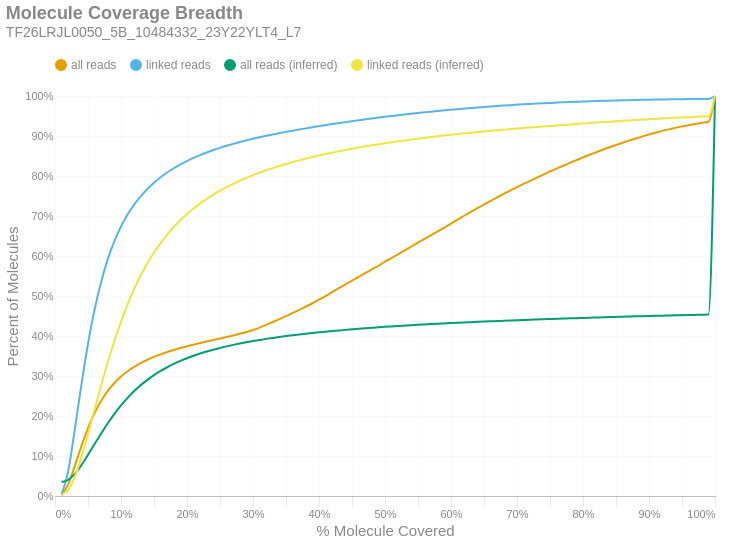

The code cell stored with this chart in its notebook:
### Markdown cell above
### Molecule Read Coverage
This chart shows molecule coverage breadth as computed by the number of bases aligned to that molecule. In other words, "*how much of each unique long molecule is actually sequenced/aligned?*" Keep in mind there is a distinction between sequences and alignments, since some sequences belonging to a particular molecule may not align well and wouldn't appear in the alignment data. This chart also shows molecule coverage breadth as computed by the *inferred fragment* from which the aligned sequences originate. Unlike read coverage, this calculation takes into account the total insert size, including unsequenced gaps between the forward and reverse reads. Like the previous figures, these are cumulative percents.

### Code cell
if SKIPLR:
    print_html(f"Skipped")
else:
    binned_df = consolidated_hist(valids['coverage_bp'], mask, 0.01, True)
    binned_df_inf = consolidated_hist(valids['coverage_inserts'], mask, 0.01, True)
    binned_df = binned_df.with_columns(pl.lit(binned_df_inf['all reads (cumsum)']).alias('all reads (inferred)'))
    binned_df = binned_df.with_columns(pl.lit(binned_df_inf['linked reads (cumsum)']).alias('linked reads (inferred)'))
    binned_df = binned_df.with_columns(
        (pl.col('bin').cast(pl.Float64) + 0.01).alias('right_edge')
    )

    with SafeRender(binned_df):
        (
            density_plot(binned_df, 'Molecule Coverage Breadth', samplename, 'molcov', ['all reads (inferred)','linked reads (inferred)'])
            .encode(
                #x=alt.X('bin:Q', title="% Molecule Covered").axis(format = '%').scale(padding=0),
                x=alt.X('right_edge:Q', title="% Molecule Covered").axis(format='%').scale(padding=0),
                y=alt.Y('value:Q', title='Percent of Molecules')
                    .axis(format='%')
                    .stack(False)
                    .scale(domainMin=0, padding=0),
                color=alt.Color("key:N").scale(domain = ["all reads", "linked reads", "all reads (inferred)", "linked reads (inferred)"]),
                tooltip = [
                    alt.Tooltip("key:N", title = "Data Type"),
                    alt.Tooltip("range_label:N", title="% Molecule Covered"),
                    alt.Tooltip("value:Q", format = ".2%", title="% Molecules")
                ]
            )
        ).display()

### Figure 1 — Vega-Lite specification as saved in the notebook (floating-point values rounded to 4 significant figures)
{"width": "container", "height": 400, "config": {"title": {"anchor": "start", "dy": -15, "fontSize": 18, "color": "#888888", "subtitleColor": "#888888", "subtitleFontSize": 14}, "arc": {"fill": "#0072B2"}, "axis": {"domainColor": "#888888", "domainWidth": 0.5, "gridWidth": 0.2, "grid": false, "titleFontWeight": 400, "titleFontSize": 15, "labelFontSize": 11, "labelColor": "#888888", "tickColor": "#888888", "tickWidth": 0.2, "titleColor": "#888888"}, "axisBand": {"grid": false}, "axisX": {"grid": true, "tickSize": 10, "domainCap": "round"}, "axisY": {"domain": false, "grid": true, "tickSize": 0, "domainCap": "round"}, "background": "transparent", "header": {"labelFontSize": 15, "labelColor": "#888888", "titleFontSize": 15, "titleFontWeight": 600, "titleColor": "#888888"}, "legend": {"labelFont": "sans-serif", "labelFontSize": 12, "labelColor": "#888888", "symbolSize": 100, "symbolType": "circle", "titleFontSize": 12, "titlePadding": 10, "titleColor": "#888888", "title": null, "orient": "top"}, "range": {"category": ["#E69F00", "#56B4E9", "#009E73", "#F0E442", "#0072B2", "#D55E00", "#CC79A7", "#000000"], "diverging": ["#cfe8f3", "#a2d4ec", "#73bfe2", "#46abdb", "#1696d2", "#12719e"]}, "area": {"fill": "#0072B2", "fillOpacity": 0.7, "line": true, "strokeOpacity": 0.7}, "line": {"color": "#0072B2", "stroke": "#0072B2", "strokeWidth": 2}, "trail": {"color": "#0072B2", "stroke": "#0072B2", "strokeWidth": 0, "size": 1}, "point": {"filled": true, "fillOpacity": 1.0, "size": 95}, "text": {"color": "#888888", "fontSize": 11, "align": "right", "fontWeight": 400, "size": 11}, "bar": {"fill": "#0072B2", "stroke": null}, "view": {"stroke": null, "continuousWidth": 660, "continuousHeight": 400}}, "data": {"name": "data-716f9b0bfc37c777d1ca863739b809da"}, "mark": {"type": "line", "interpolate": "monotone", "point": {"opacity": 0, "size": 275}}, "encoding": {"color": {"field": "key", "scale": {"domain": ["all reads", "linked reads", "all reads (inferred)", "linked reads (inferred)"]}, "type": "nominal"}, "tooltip": [{"field": "key", "title": "Data Type", "type": "nominal"}, {"field": "range_label", "title": "% Molecule Covered", "type": "nominal"}, {"field": "value", "format": ".2%", "title": "% Molecules", "type": "quantitative"}], "x": {"axis": {"format": "%"}, "field": "right_edge", "scale": {"padding": 0}, "title": "% Molecule Covered", "type": "quantitative"}, "y": {"axis": {"format": "%"}, "field": "value", "scale": {"domainMin": 0, "padding": 0}, "stack": false, "title": "Percent of Molecules", "type": "quantitative"}}, "params": [{"name": "param_c36ac31b6afebe62", "select": {"type": "point", "fields": ["key"]}, "bind": "legend"}], "title": {"text": "Molecule Coverage Breadth", "subtitle": "TF26LRJL0050_5B_10484332_23Y22YLT4_L7"}, "transform": [{"fold": ["all reads (cumsum)", "linked reads (cumsum)", "all reads (inferred)", "linked reads (inferred)"]}, {"calculate": "replace(datum.key, ' (cumsum)', '')", "as": "key"}, {"filter": {"param": "param_c36ac31b6afebe62"}}], "usermeta": {"embedOptions": {"downloadFileName": "TF26LRJL0050_5B_10484332_23Y22YLT4_L7.molcov"}}, "$schema": "https://vega.github.io/schema/vega-lite/v6.4.1.json", "datasets": {"data-716f9b0bfc37c777d1ca863739b809da": [{"bin": "0.0", "interval": "0.0-0.01", "all reads": 0.001844, "linked reads": 0.003282, "all reads (cumsum)": 0.001844, "linked reads (cumsum)": 0.003282, "range_label": "0.0-0.01", "all reads (inferred)": 0.03485, "linked reads (inferred)": 0.004115, "right_edge": 0.01}, {"bin": "0.01", "interval": "0.01-0.02", "all reads": 0.02703, "linked reads": 0.05894, "all reads (cumsum)": 0.02888, "linked reads (cumsum)": 0.06222, "range_label": "0.01-0.02", "all reads (inferred)": 0.04031, "linked reads (inferred)": 0.01477, "right_edge": 0.02}, {"bin": "0.02", "interval": "0.02-0.03", "all reads": 0.04625, "linked reads": 0.1038, "all reads (cumsum)": 0.07513, "linked reads (cumsum)": 0.166, "range_label": "0.02-0.03", "all reads (inferred)": 0.05518, "linked reads (inferred)": 0.04735, "right_edge": 0.03}, {"bin": "0.03", "interval": "0.03-0.04", "all reads": 0.04933, "linked reads": 0.1119, "all reads (cumsum)": 0.1245, "linked reads (cumsum)": 0.2779, "range_label": "0.03-0.04", "all reads (inferred)": 0.07717, "linked reads (inferred)": 0.09663, "right_edge": 0.04}, {"bin": "0.04", "interval": "0.04-0.05", "all reads": 0.04518, "linked reads": 0.1027, "all reads (cumsum)": 0.1696, "linked reads (cumsum)": 0.3806, "range_label": "0.04-0.05", "all reads (inferred)": 0.1028, "linked reads (inferred)": 0.1546, "right_edge": 0.05}, {"bin": "0.05", "interval": "0.05-0.06", "all reads": 0.03772, "linked reads": 0.0858, "all reads (cumsum)": 0.2074, "linked reads (cumsum)": 0.4664, "range_label": "0.05-0.06", "all reads (inferred)": 0.1299, "linked reads (inferred)": 0.216, "right_edge": 0.06}, {"bin": "0.06", "interval": "0.06-0.07", "all reads": 0.03059, "linked reads": 0.06952, "all reads (cumsum)": 0.2379, "linked reads (cumsum)": 0.5359, "range_label": "0.06-0.07", "all reads (inferred)": 0.1565, "linked reads (inferred)": 0.2765, "right_edge": 0.07}, {"bin": "0.07", "interval": "0.07-0.08", "all reads": 0.02472, "linked reads": 0.05615, "all reads (cumsum)": 0.2627, "linked reads (cumsum)": 0.5921, "range_label": "0.07-0.08", "all reads (inferred)": 0.1818, "linked reads (inferred)": 0.3342, "right_edge": 0.08}, {"bin": "0.08", "interval": "0.08-0.09", "all reads": 0.0198, "linked reads": 0.04493, "all reads (cumsum)": 0.2825, "linked reads (cumsum)": 0.637, "range_label": "0.08-0.09", "all reads (inferred)": 0.2052, "linked reads (inferred)": 0.3877, "right_edge": 0.09}, {"bin": "0.09", "interval": "0.09-0.1", "all reads": 0.01621, "linked reads": 0.03673, "all reads (cumsum)": 0.2987, "linked reads (cumsum)": 0.6737, "range_label": "0.09-0.1", "all reads (inferred)": 0.2264, "linked reads (inferred)": 0.4359, "right_edge": 0.1}, {"bin": "0.1", "interval": "0.1-0.11", "all reads": 0.01324, "linked reads": 0.02986, "all reads (cumsum)": 0.3119, "linked reads (cumsum)": 0.7036, "range_label": "0.1-0.11", "all reads (inferred)": 0.2454, "linked reads (inferred)": 0.4793, "right_edge": 0.11}, {"bin": "0.11", "interval": "0.11-0.12", "all reads": 0.01107, "linked reads": 0.02488, "all reads (cumsum)": 0.323, "linked reads (cumsum)": 0.7285, "range_label": "0.11-0.12", "all reads (inferred)": 0.2623, "linked reads (inferred)": 0.5178, "right_edge": 0.12}, {"bin": "0.12", "interval": "0.12-0.13", "all reads": 0.009426, "linked reads": 0.02098, "all reads (cumsum)": 0.3324, "linked reads (cumsum)": 0.7494, "range_label": "0.12-0.13", "all reads (inferred)": 0.2772, "linked reads (inferred)": 0.5518, "right_edge": 0.13}, {"bin": "0.13", "interval": "0.13-0.14", "all reads": 0.008188, "linked reads": 0.01806, "all reads (cumsum)": 0.3406, "linked reads (cumsum)": 0.7675, "range_label": "0.13-0.14", "all reads (inferred)": 0.2903, "linked reads (inferred)": 0.5817, "right_edge": 0.14}, {"bin": "0.14", "interval": "0.14-0.15", "all reads": 0.007138, "linked reads": 0.01551, "all reads (cumsum)": 0.3478, "linked reads (cumsum)": 0.783, "range_label": "0.14-0.15", "all reads (inferred)": 0.3021, "linked reads (inferred)": 0.6086, "right_edge": 0.15}, {"bin": "0.15", "interval": "0.15-0.16", "all reads": 0.006423, "linked reads": 0.01376, "all reads (cumsum)": 0.3542, "linked reads (cumsum)": 0.7968, "range_label": "0.15-0.16", "all reads (inferred)": 0.3126, "linked reads (inferred)": 0.6323, "right_edge": 0.16}, {"bin": "0.16", "interval": "0.16-0.17", "all reads": 0.005734, "linked reads": 0.01201, "all reads (cumsum)": 0.3599, "linked reads (cumsum)": 0.8088, "range_label": "0.16-0.17", "all reads (inferred)": 0.3219, "linked reads (inferred)": 0.6535, "right_edge": 0.17}, {"bin": "0.17", "interval": "0.17-0.18", "all reads": 0.005153, "linked reads": 0.01058, "all reads (cumsum)": 0.3651, "linked reads (cumsum)": 0.8194, "range_label": "0.17-0.18", "all reads (inferred)": 0.3303, "linked reads (inferred)": 0.6726, "right_edge": 0.18}, {"bin": "0.18", "interval": "0.18-0.19", "all reads": 0.004767, "linked reads": 0.00947, "all reads (cumsum)": 0.3698, "linked reads (cumsum)": 0.8288, "range_label": "0.18-0.19", "all reads (inferred)": 0.3377, "linked reads (inferred)": 0.6895, "right_edge": 0.19}, {"bin": "0.19", "interval": "0.19-0.2", "all reads": 0.004413, "linked reads": 0.008512, "all reads (cumsum)": 0.3742, "linked reads (cumsum)": 0.8373, "range_label": "0.19-0.2", "all reads (inferred)": 0.3445, "linked reads (inferred)": 0.7049, "right_edge": 0.2}, {"bin": "0.2", "interval": "0.2-0.21", "all reads": 0.004123, "linked reads": 0.007801, "all reads (cumsum)": 0.3784, "linked reads (cumsum)": 0.8451, "range_label": "0.2-0.21", "all reads (inferred)": 0.3506, "linked reads (inferred)": 0.7187, "right_edge": 0.21}, {"bin": "0.21", "interval": "0.21-0.22", "all reads": 0.003984, "linked reads": 0.007212, "all reads (cumsum)": 0.3824, "linked reads (cumsum)": 0.8524, "range_label": "0.21-0.22", "all reads (inferred)": 0.3562, "linked reads (inferred)": 0.7315, "right_edge": 0.22}, {"bin": "0.22", "interval": "0.22-0.23", "all reads": 0.003898, "linked reads": 0.006526, "all reads (cumsum)": 0.3862, "linked reads (cumsum)": 0.8589, "range_label": "0.22-0.23", "all reads (inferred)": 0.3613, "linked reads (inferred)": 0.743, "right_edge": 0.23}, {"bin": "0.23", "interval": "0.23-0.24", "all reads": 0.003829, "linked reads": 0.005957, "all reads (cumsum)": 0.3901, "linked reads (cumsum)": 0.8648, "range_label": "0.23-0.24", "all reads (inferred)": 0.3658, "linked reads (inferred)": 0.7534, "right_edge": 0.24}, {"bin": "0.24", "interval": "0.24-0.25", "all reads": 0.003806, "linked reads": 0.005513, "all reads (cumsum)": 0.3939, "linked reads (cumsum)": 0.8704, "range_label": "0.24-0.25", "all reads (inferred)": 0.3701, "linked reads (inferred)": 0.7631, "right_edge": 0.25}, {"bin": "0.25", "interval": "0.25-0.26", "all reads": 0.00366, "linked reads": 0.005114, "all reads (cumsum)": 0.3975, "linked reads (cumsum)": 0.8755, "range_label": "0.25-0.26", "all reads (inferred)": 0.3741, "linked reads (inferred)": 0.7721, "right_edge": 0.26}, {"bin": "0.26", "interval": "0.26-0.27", "all reads": 0.003824, "linked reads": 0.004828, "all reads (cumsum)": 0.4014, "linked reads (cumsum)": 0.8803, "range_label": "0.26-0.27", "all reads (inferred)": 0.3778, "linked reads (inferred)": 0.7804, "right_edge": 0.27}, {"bin": "0.27", "interval": "0.27-0.28", "all reads": 0.00412, "linked reads": 0.004503, "all reads (cumsum)": 0.4055, "linked reads (cumsum)": 0.8848, "range_label": "0.27-0.28", "all reads (inferred)": 0.3812, "linked reads (inferred)": 0.7882, "right_edge": 0.28}, {"bin": "0.28", "interval": "0.28-0.29", "all reads": 0.004555, "linked reads": 0.004238, "all reads (cumsum)": 0.41, "linked reads (cumsum)": 0.889, "range_label": "0.28-0.29", "all reads (inferred)": 0.3844, "linked reads (inferred)": 0.7954, "right_edge": 0.29}, {"bin": "0.29", "interval": "0.29-0.3", "all reads": 0.005123, "linked reads": 0.003994, "all reads (cumsum)": 0.4152, "linked reads (cumsum)": 0.893, "range_label": "0.29-0.3", "all reads (inferred)": 0.3874, "linked reads (inferred)": 0.8021, "right_edge": 0.3}, {"bin": "0.3", "interval": "0.3-0.31", "all reads": 0.005878, "linked reads": 0.003772, "all reads (cumsum)": 0.421, "linked reads (cumsum)": 0.8968, "range_label": "0.3-0.31", "all reads (inferred)": 0.3902, "linked reads (inferred)": 0.8084, "right_edge": 0.31}, {"bin": "0.31", "interval": "0.31-0.32", "all reads": 0.006785, "linked reads": 0.003621, "all reads (cumsum)": 0.4278, "linked reads (cumsum)": 0.9004, "range_label": "0.31-0.32", "all reads (inferred)": 0.3928, "linked reads (inferred)": 0.8143, "right_edge": 0.32}, {"bin": "0.32", "interval": "0.32-0.33", "all reads": 0.007088, "linked reads": 0.003411, "all reads (cumsum)": 0.4349, "linked reads (cumsum)": 0.9038, "range_label": "0.32-0.33", "all reads (inferred)": 0.3952, "linked reads (inferred)": 0.8198, "right_edge": 0.33}, {"bin": "0.33", "interval": "0.33-0.34", "all reads": 0.00725, "linked reads": 0.003282, "all reads (cumsum)": 0.4422, "linked reads (cumsum)": 0.9071, "range_label": "0.33-0.34", "all reads (inferred)": 0.3975, "linked reads (inferred)": 0.825, "right_edge": 0.34}, {"bin": "0.34", "interval": "0.34-0.35", "all reads": 0.007507, "linked reads": 0.00319, "all reads (cumsum)": 0.4497, "linked reads (cumsum)": 0.9103, "range_label": "0.34-0.35", "all reads (inferred)": 0.3997, "linked reads (inferred)": 0.83, "right_edge": 0.35}, {"bin": "0.35", "interval": "0.35-0.36", "all reads": 0.00782, "linked reads": 0.002981, "all reads (cumsum)": 0.4575, "linked reads (cumsum)": 0.9133, "range_label": "0.35-0.36", "all reads (inferred)": 0.4018, "linked reads (inferred)": 0.8347, "right_edge": 0.36}, {"bin": "0.36", "interval": "0.36-0.37", "all reads": 0.007918, "linked reads": 0.002947, "all reads (cumsum)": 0.4654, "linked reads (cumsum)": 0.9162, "range_label": "0.36-0.37", "all reads (inferred)": 0.4038, "linked reads (inferred)": 0.8391, "right_edge": 0.37}, {"bin": "0.37", "interval": "0.37-0.38", "all reads": 0.00817, "linked reads": 0.002851, "all reads (cumsum)": 0.4736, "linked reads (cumsum)": 0.9191, "range_label": "0.37-0.38", "all reads (inferred)": 0.4057, "linked reads (inferred)": 0.8433, "right_edge": 0.38}, {"bin": "0.38", "interval": "0.38-0.39", "all reads": 0.008322, "linked reads": 0.00276, "all reads (cumsum)": 0.4819, "linked reads (cumsum)": 0.9219, "range_label": "0.38-0.39", "all reads (inferred)": 0.4074, "linked reads (inferred)": 0.8473, "right_edge": 0.39}, {"bin": "0.39", "interval": "0.39-0.4", "all reads": 0.008795, "linked reads": 0.002819, "all reads (cumsum)": 0.4907, "linked reads (cumsum)": 0.9247, "range_label": "0.39-0.4", "all reads (inferred)": 0.4091, "linked reads (inferred)": 0.8512, "right_edge": 0.4}, {"bin": "0.4", "interval": "0.4-0.41", "all reads": 0.009249, "linked reads": 0.002572, "all reads (cumsum)": 0.4999, "linked reads (cumsum)": 0.9272, "range_label": "0.4-0.41", "all reads (inferred)": 0.4108, "linked reads (inferred)": 0.8549, "right_edge": 0.41}, {"bin": "0.41", "interval": "0.41-0.42", "all reads": 0.009762, "linked reads": 0.002545, "all reads (cumsum)": 0.5097, "linked reads (cumsum)": 0.9298, "range_label": "0.41-0.42", "all reads (inferred)": 0.4123, "linked reads (inferred)": 0.8584, "right_edge": 0.42}, {"bin": "0.42", "interval": "0.42-0.43", "all reads": 0.009707, "linked reads": 0.002464, "all reads (cumsum)": 0.5194, "linked reads (cumsum)": 0.9323, "range_label": "0.42-0.43", "all reads (inferred)": 0.4139, "linked reads (inferred)": 0.8618, "right_edge": 0.43}, {"bin": "0.43", "interval": "0.43-0.44", "all reads": 0.009479, "linked reads": 0.002435, "all reads (cumsum)": 0.5289, "linked reads (cumsum)": 0.9347, "range_label": "0.43-0.44", "all reads (inferred)": 0.4153, "linked reads (inferred)": 0.8651, "right_edge": 0.44}, {"bin": "0.44", "interval": "0.44-0.45", "all reads": 0.009473, "linked reads": 0.002341, "all reads (cumsum)": 0.5384, "linked reads (cumsum)": 0.937, "range_label": "0.44-0.45", "all reads (inferred)": 0.4167, "linked reads (inferred)": 0.8681, "right_edge": 0.45}, {"bin": "0.45", "interval": "0.45-0.46", "all reads": 0.009348, "linked reads": 0.002342, "all reads (cumsum)": 0.5477, "linked reads (cumsum)": 0.9394, "range_label": "0.45-0.46", "all reads (inferred)": 0.418, "linked reads (inferred)": 0.871, "right_edge": 0.46}, {"bin": "0.46", "interval": "0.46-0.47", "all reads": 0.009204, "linked reads": 0.002248, "all reads (cumsum)": 0.5569, "linked reads (cumsum)": 0.9416, "range_label": "0.46-0.47", "all reads (inferred)": 0.4192, "linked reads (inferred)": 0.8739, "right_edge": 0.47}, {"bin": "0.47", "interval": "0.47-0.48", "all reads": 0.009497, "linked reads": 0.002242, "all reads (cumsum)": 0.5664, "linked reads (cumsum)": 0.9439, "range_label": "0.47-0.48", "all reads (inferred)": 0.4205, "linked reads (inferred)": 0.8766, "right_edge": 0.48}, {"bin": "0.48", "interval": "0.48-0.49", "all reads": 0.009234, "linked reads": 0.002134, "all reads (cumsum)": 0.5756, "linked reads (cumsum)": 0.946, "range_label": "0.48-0.49", "all reads (inferred)": 0.4217, "linked reads (inferred)": 0.8793, "right_edge": 0.49}, {"bin": "0.49", "interval": "0.49-0.5", "all reads": 0.01031, "linked reads": 0.002183, "all reads (cumsum)": 0.586, "linked reads (cumsum)": 0.9482, "range_label": "0.49-0.5", "all reads (inferred)": 0.4229, "linked reads (inferred)": 0.882, "right_edge": 0.5}, {"bin": "0.5", "interval": "0.5-0.51", "all reads": 0.008783, "linked reads": 0.00193, "all reads (cumsum)": 0.5947, "linked reads (cumsum)": 0.9501, "range_label": "0.5-0.51", "all reads (inferred)": 0.4239, "linked reads (inferred)": 0.8844, "right_edge": 0.51}, {"bin": "0.51", "interval": "0.51-0.52", "all reads": 0.009859, "linked reads": 0.001961, "all reads (cumsum)": 0.6046, "linked reads (cumsum)": 0.9521, "range_label": "0.51-0.52", "all reads (inferred)": 0.425, "linked reads (inferred)": 0.8867, "right_edge": 0.52}, {"bin": "0.52", "interval": "0.52-0.53", "all reads": 0.009408, "linked reads": 0.001847, "all reads (cumsum)": 0.614, "linked reads (cumsum)": 0.9539, "range_label": "0.52-0.53", "all reads (inferred)": 0.426, "linked reads (inferred)": 0.889, "right_edge": 0.53}, {"bin": "0.53", "interval": "0.53-0.54", "all reads": 0.009765, "linked reads": 0.001839, "all reads (cumsum)": 0.6238, "linked reads (cumsum)": 0.9558, "range_label": "0.53-0.54", "all reads (inferred)": 0.427, "linked reads (inferred)": 0.8913, "right_edge": 0.54}, {"bin": "0.54", "interval": "0.54-0.55", "all reads": 0.009485, "linked reads": 0.001812, "all reads (cumsum)": 0.6333, "linked reads (cumsum)": 0.9576, "range_label": "0.54-0.55", "all reads (inferred)": 0.428, "linked reads (inferred)": 0.8934, "right_edge": 0.55}, {"bin": "0.55", "interval": "0.55-0.56", "all reads": 0.009652, "linked reads": 0.001678, "all reads (cumsum)": 0.6429, "linked reads (cumsum)": 0.9592, "range_label": "0.55-0.56", "all reads (inferred)": 0.4289, "linked reads (inferred)": 0.8954, "right_edge": 0.56}, {"bin": "0.56", "interval": "0.56-0.57", "all reads": 0.009319, "linked reads": 0.001667, "all reads (cumsum)": 0.6522, "linked reads (cumsum)": 0.9609, "range_label": "0.56-0.57", "all reads (inferred)": 0.4298, "linked reads (inferred)": 0.8974, "right_edge": 0.57}, {"bin": "0.57", "interval": "0.57-0.58", "all reads": 0.009318, "linked reads": 0.001613, "all reads (cumsum)": 0.6615, "linked reads (cumsum)": 0.9625, "range_label": "0.57-0.58", "all reads (inferred)": 0.4307, "linked reads (inferred)": 0.8994, "right_edge": 0.58}, {"bin": "0.58", "interval": "0.58-0.59", "all reads": 0.00963, "linked reads": 0.001637, "all reads (cumsum)": 0.6712, "linked reads (cumsum)": 0.9642, "range_label": "0.58-0.59", "all reads (inferred)": 0.4315, "linked reads (inferred)": 0.9012, "right_edge": 0.59}, {"bin": "0.59", "interval": "0.59-0.6", "all reads": 0.009872, "linked reads": 0.001529, "all reads (cumsum)": 0.6811, "linked reads (cumsum)": 0.9657, "range_label": "0.59-0.6", "all reads (inferred)": 0.4324, "linked reads (inferred)": 0.9031, "right_edge": 0.6}, {"bin": "0.6", "interval": "0.6-0.61", "all reads": 0.009611, "linked reads": 0.00147, "all reads (cumsum)": 0.6907, "linked reads (cumsum)": 0.9672, "range_label": "0.6-0.61", "all reads (inferred)": 0.4332, "linked reads (inferred)": 0.9049, "right_edge": 0.61}, {"bin": "0.61", "interval": "0.61-0.62", "all reads": 0.00998, "linked reads": 0.001441, "all reads (cumsum)": 0.7006, "linked reads (cumsum)": 0.9686, "range_label": "0.61-0.62", "all reads (inferred)": 0.4339, "linked reads (inferred)": 0.9066, "right_edge": 0.62}, {"bin": "0.62", "interval": "0.62-0.63", "all reads": 0.00966, "linked reads": 0.001406, "all reads (cumsum)": 0.7103, "linked reads (cumsum)": 0.97, "range_label": "0.62-0.63", "all reads (inferred)": 0.4347, "linked reads (inferred)": 0.9083, "right_edge": 0.63}, {"bin": "0.63", "interval": "0.63-0.64", "all reads": 0.009332, "linked reads": 0.001318, "all reads (cumsum)": 0.7196, "linked reads (cumsum)": 0.9713, "range_label": "0.63-0.64", "all reads (inferred)": 0.4354, "linked reads (inferred)": 0.9099, "right_edge": 0.64}, {"bin": "0.64", "interval": "0.64-0.65", "all reads": 0.009112, "linked reads": 0.001247, "all reads (cumsum)": 0.7287, "linked reads (cumsum)": 0.9726, "range_label": "0.64-0.65", "all reads (inferred)": 0.4361, "linked reads (inferred)": 0.9115, "right_edge": 0.65}, {"bin": "0.65", "interval": "0.65-0.66", "all reads": 0.009205, "linked reads": 0.001269, "all reads (cumsum)": 0.738, "linked reads (cumsum)": 0.9738, "range_label": "0.65-0.66", "all reads (inferred)": 0.4368, "linked reads (inferred)": 0.913, "right_edge": 0.66}, {"bin": "0.66", "interval": "0.66-0.67", "all reads": 0.00856, "linked reads": 0.001133, "all reads (cumsum)": 0.7465, "linked reads (cumsum)": 0.975, "range_label": "0.66-0.67", "all reads (inferred)": 0.4375, "linked reads (inferred)": 0.9144, "right_edge": 0.67}, {"bin": "0.67", "interval": "0.67-0.68", "all reads": 0.008823, "linked reads": 0.001097, "all reads (cumsum)": 0.7553, "linked reads (cumsum)": 0.9761, "range_label": "0.67-0.68", "all reads (inferred)": 0.4382, "linked reads (inferred)": 0.9159, "right_edge": 0.68}, {"bin": "0.68", "interval": "0.68-0.69", "all reads": 0.008424, "linked reads": 0.001062, "all reads (cumsum)": 0.7638, "linked reads (cumsum)": 0.9771, "range_label": "0.68-0.69", "all reads (inferred)": 0.4388, "linked reads (inferred)": 0.9173, "right_edge": 0.69}, {"bin": "0.69", "interval": "0.69-0.7", "all reads": 0.00839, "linked reads": 0.001031, "all reads (cumsum)": 0.7721, "linked reads (cumsum)": 0.9782, "range_label": "0.69-0.7", "all reads (inferred)": 0.4395, "linked reads (inferred)": 0.9187, "right_edge": 0.7}, {"bin": "0.7", "interval": "0.7-0.71", "all reads": 0.007952, "linked reads": 0.001024, "all reads (cumsum)": 0.7801, "linked reads (cumsum)": 0.9792, "range_label": "0.7-0.71", "all reads (inferred)": 0.4401, "linked reads (inferred)": 0.9201, "right_edge": 0.71}, {"bin": "0.71", "interval": "0.71-0.72", "all reads": 0.00784, "linked reads": 0.0009165, "all reads (cumsum)": 0.7879, "linked reads (cumsum)": 0.9801, "range_label": "0.71-0.72", "all reads (inferred)": 0.4407, "linked reads (inferred)": 0.9214, "right_edge": 0.72}, {"bin": "0.72", "interval": "0.72-0.73", "all reads": 0.007913, "linked reads": 0.0009326, "all reads (cumsum)": 0.7959, "linked reads (cumsum)": 0.981, "range_label": "0.72-0.73", "all reads (inferred)": 0.4412, "linked reads (inferred)": 0.9226, "right_edge": 0.73}, {"bin": "0.73", "interval": "0.73-0.74", "all reads": 0.007589, "linked reads": 0.0008793, "all reads (cumsum)": 0.8034, "linked reads (cumsum)": 0.9819, "range_label": "0.73-0.74", "all reads (inferred)": 0.4418, "linked reads (inferred)": 0.9239, "right_edge": 0.74}, {"bin": "0.74", "interval": "0.74-0.75", "all reads": 0.007854, "linked reads": 0.0008141, "all reads (cumsum)": 0.8113, "linked reads (cumsum)": 0.9827, "range_label": "0.74-0.75", "all reads (inferred)": 0.4424, "linked reads (inferred)": 0.9252, "right_edge": 0.75}, {"bin": "0.75", "interval": "0.75-0.76", "all reads": 0.007154, "linked reads": 0.0007391, "all reads (cumsum)": 0.8184, "linked reads (cumsum)": 0.9835, "range_label": "0.75-0.76", "all reads (inferred)": 0.443, "linked reads (inferred)": 0.9264, "right_edge": 0.76}, {"bin": "0.76", "interval": "0.76-0.77", "all reads": 0.007184, "linked reads": 0.0007173, "all reads (cumsum)": 0.8256, "linked reads (cumsum)": 0.9842, "range_label": "0.76-0.77", "all reads (inferred)": 0.4436, "linked reads (inferred)": 0.9277, "right_edge": 0.77}, {"bin": "0.77", "interval": "0.77-0.78", "all reads": 0.007099, "linked reads": 0.0006907, "all reads (cumsum)": 0.8327, "linked reads (cumsum)": 0.9849, "range_label": "0.77-0.78", "all reads (inferred)": 0.4441, "linked reads (inferred)": 0.9289, "right_edge": 0.78}, {"bin": "0.78", "interval": "0.78-0.79", "all reads": 0.006824, "linked reads": 0.0006479, "all reads (cumsum)": 0.8396, "linked reads (cumsum)": 0.9855, "range_label": "0.78-0.79", "all reads (inferred)": 0.4446, "linked reads (inferred)": 0.9301, "right_edge": 0.79}, {"bin": "0.79", "interval": "0.79-0.8", "all reads": 0.007103, "linked reads": 0.0006093, "all reads (cumsum)": 0.8467, "linked reads (cumsum)": 0.9861, "range_label": "0.79-0.8", "all reads (inferred)": 0.4452, "linked reads (inferred)": 0.9313, "right_edge": 0.8}, {"bin": "0.8", "interval": "0.8-0.81", "all reads": 0.006381, "linked reads": 0.0006163, "all reads (cumsum)": 0.853, "linked reads (cumsum)": 0.9868, "range_label": "0.8-0.81", "all reads (inferred)": 0.4457, "linked reads (inferred)": 0.9324, "right_edge": 0.81}, {"bin": "0.81", "interval": "0.81-0.82", "all reads": 0.006306, "linked reads": 0.0005722, "all reads (cumsum)": 0.8593, "linked reads (cumsum)": 0.9873, "range_label": "0.81-0.82", "all reads (inferred)": 0.4462, "linked reads (inferred)": 0.9336, "right_edge": 0.82}, {"bin": "0.82", "interval": "0.82-0.83", "all reads": 0.006342, "linked reads": 0.0005567, "all reads (cumsum)": 0.8657, "linked reads (cumsum)": 0.9879, "range_label": "0.82-0.83", "all reads (inferred)": 0.4467, "linked reads (inferred)": 0.9347, "right_edge": 0.83}, {"bin": "0.83", "interval": "0.83-0.84", "all reads": 0.006106, "linked reads": 0.0004957, "all reads (cumsum)": 0.8718, "linked reads (cumsum)": 0.9884, "range_label": "0.83-0.84", "all reads (inferred)": 0.4473, "linked reads (inferred)": 0.9359, "right_edge": 0.84}, {"bin": "0.84", "interval": "0.84-0.85", "all reads": 0.005769, "linked reads": 0.000453, "all reads (cumsum)": 0.8776, "linked reads (cumsum)": 0.9888, "range_label": "0.84-0.85", "all reads (inferred)": 0.4477, "linked reads (inferred)": 0.9369, "right_edge": 0.85}, {"bin": "0.85", "interval": "0.85-0.86", "all reads": 0.005682, "linked reads": 0.0004474, "all reads (cumsum)": 0.8832, "linked reads (cumsum)": 0.9893, "range_label": "0.85-0.86", "all reads (inferred)": 0.4482, "linked reads (inferred)": 0.938, "right_edge": 0.86}, {"bin": "0.86", "interval": "0.86-0.87", "all reads": 0.005316, "linked reads": 0.0003814, "all reads (cumsum)": 0.8886, "linked reads (cumsum)": 0.9897, "range_label": "0.86-0.87", "all reads (inferred)": 0.4487, "linked reads (inferred)": 0.939, "right_edge": 0.87}, {"bin": "0.87", "interval": "0.87-0.88", "all reads": 0.005335, "linked reads": 0.0004032, "all reads (cumsum)": 0.8939, "linked reads (cumsum)": 0.9901, "range_label": "0.87-0.88", "all reads (inferred)": 0.4492, "linked reads (inferred)": 0.94, "right_edge": 0.88}, {"bin": "0.88", "interval": "0.88-0.89", "all reads": 0.005006, "linked reads": 0.000359, "all reads (cumsum)": 0.8989, "linked reads (cumsum)": 0.9904, "range_label": "0.88-0.89", "all reads (inferred)": 0.4496, "linked reads (inferred)": 0.941, "right_edge": 0.89}, {"bin": "0.89", "interval": "0.89-0.9", "all reads": 0.004911, "linked reads": 0.000319, "all reads (cumsum)": 0.9038, "linked reads (cumsum)": 0.9907, "range_label": "0.89-0.9", "all reads (inferred)": 0.45, "linked reads (inferred)": 0.9419, "right_edge": 0.9}, {"bin": "0.9", "interval": "0.9-0.91", "all reads": 0.004355, "linked reads": 0.0003036, "all reads (cumsum)": 0.9082, "linked reads (cumsum)": 0.991, "range_label": "0.9-0.91", "all reads (inferred)": 0.4505, "linked reads (inferred)": 0.9429, "right_edge": 0.91}, {"bin": "0.91", "interval": "0.91-0.92", "all reads": 0.004714, "linked reads": 0.0003001, "all reads (cumsum)": 0.9129, "linked reads (cumsum)": 0.9913, "range_label": "0.91-0.92", "all reads (inferred)": 0.4509, "linked reads (inferred)": 0.9438, "right_edge": 0.92}, {"bin": "0.92", "interval": "0.92-0.93", "all reads": 0.003691, "linked reads": 0.0002503, "all reads (cumsum)": 0.9166, "linked reads (cumsum)": 0.9916, "range_label": "0.92-0.93", "all reads (inferred)": 0.4513, "linked reads (inferred)": 0.9447, "right_edge": 0.93}, {"bin": "0.93", "interval": "0.93-0.94", "all reads": 0.003791, "linked reads": 0.0002377, "all reads (cumsum)": 0.9204, "linked reads (cumsum)": 0.9918, "range_label": "0.93-0.94", "all reads (inferred)": 0.4517, "linked reads (inferred)": 0.9455, "right_edge": 0.94}, {"bin": "0.94", "interval": "0.94-0.95", "all reads": 0.003737, "linked reads": 0.0002181, "all reads (cumsum)": 0.9241, "linked reads (cumsum)": 0.992, "range_label": "0.94-0.95", "all reads (inferred)": 0.452, "linked reads (inferred)": 0.9463, "right_edge": 0.95}, {"bin": "0.95", "interval": "0.95-0.96", "all reads": 0.002902, "linked reads": 0.000197, "all reads (cumsum)": 0.927, "linked reads (cumsum)": 0.9922, "range_label": "0.95-0.96", "all reads (inferred)": 0.4524, "linked reads (inferred)": 0.9471, "right_edge": 0.96}, {"bin": "0.96", "interval": "0.96-0.97", "all reads": 0.003073, "linked reads": 0.0002054, "all reads (cumsum)": 0.9301, "linked reads (cumsum)": 0.9925, "range_label": "0.96-0.97", "all reads (inferred)": 0.4528, "linked reads (inferred)": 0.9479, "right_edge": 0.97}, {"bin": "0.97", "interval": "0.97-0.98", "all reads": 0.00286, "linked reads": 0.0001634, "all reads (cumsum)": 0.9329, "linked reads (cumsum)": 0.9926, "range_label": "0.97-0.98", "all reads (inferred)": 0.4531, "linked reads (inferred)": 0.9487, "right_edge": 0.98}, {"bin": "0.98", "interval": "0.98-0.99", "all reads": 0.002767, "linked reads": 0.0001739, "all reads (cumsum)": 0.9357, "linked reads (cumsum)": 0.9928, "range_label": "0.98-0.99", "all reads (inferred)": 0.4536, "linked reads (inferred)": 0.9496, "right_edge": 0.99}, {"bin": "0.99", "interval": "0.99-1.0", "all reads": 0.0643, "linked reads": 0.007211, "all reads (cumsum)": 1.0, "linked reads (cumsum)": 1.0, "range_label": "0.99-1.0", "all reads (inferred)": 1.0, "linked reads (inferred)": 1.0, "right_edge": 1.0}]}}
